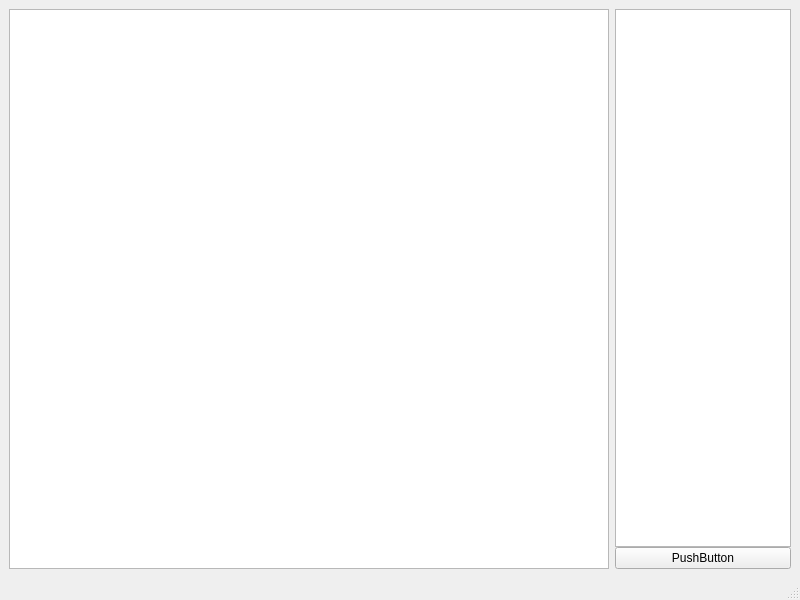
<?xml version="1.0" encoding="UTF-8"?>
<ui version="4.0">
 <class>AssetsManager</class>
 <widget class="QMainWindow" name="AssetsManager">
  <property name="geometry">
   <rect>
    <x>0</x>
    <y>0</y>
    <width>800</width>
    <height>600</height>
   </rect>
  </property>
  <property name="windowTitle">
   <string>AssetsManager</string>
  </property>
  <widget class="QWidget" name="centralwidget">
   <layout class="QGridLayout" name="gridLayout">
    <item row="0" column="0">
     <widget class="NodeGraphWidget" name="graphicsView">
      <property name="minimumSize">
       <size>
        <width>600</width>
        <height>0</height>
       </size>
      </property>
      <property name="maximumSize">
       <size>
        <width>600</width>
        <height>16777215</height>
       </size>
      </property>
     </widget>
    </item>
    <item row="0" column="1">
     <layout class="QVBoxLayout" name="verticalLayout">
      <property name="spacing">
       <number>0</number>
      </property>
      <property name="sizeConstraint">
       <enum>QLayout::SetDefaultConstraint</enum>
      </property>
      <item>
       <widget class="QListWidget" name="listWidget">
        <property name="maximumSize">
         <size>
          <width>200</width>
          <height>16777215</height>
         </size>
        </property>
       </widget>
      </item>
      <item>
       <widget class="QPushButton" name="pushButton">
        <property name="maximumSize">
         <size>
          <width>200</width>
          <height>16777215</height>
         </size>
        </property>
        <property name="text">
         <string>PushButton</string>
        </property>
       </widget>
      </item>
     </layout>
    </item>
   </layout>
  </widget>
  <widget class="QMenuBar" name="menubar">
   <property name="geometry">
    <rect>
     <x>0</x>
     <y>0</y>
     <width>800</width>
     <height>21</height>
    </rect>
   </property>
  </widget>
  <widget class="QStatusBar" name="statusbar"/>
 </widget>
 <customwidgets>
  <customwidget>
   <class>NodeGraphWidget</class>
   <extends>QGraphicsView</extends>
   <header>nodegraphwidget.h</header>
  </customwidget>
 </customwidgets>
 <resources/>
 <connections/>
</ui>
